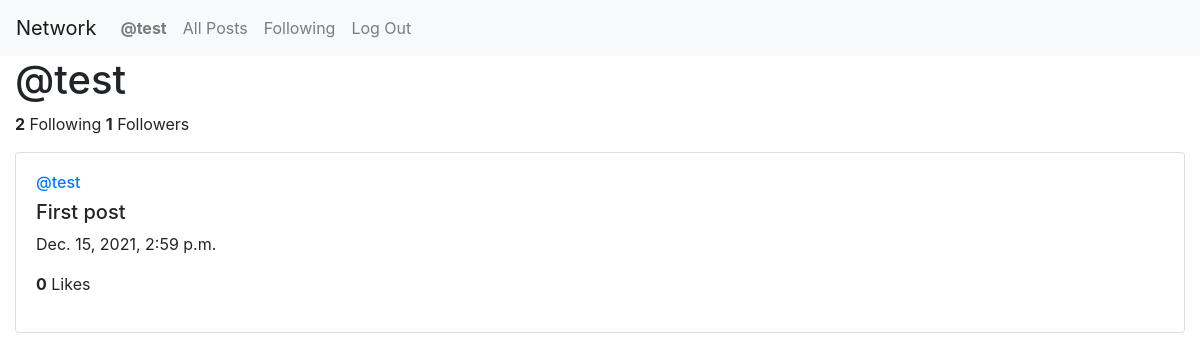
/test (signed in), run on an earlier commit of the app's database.
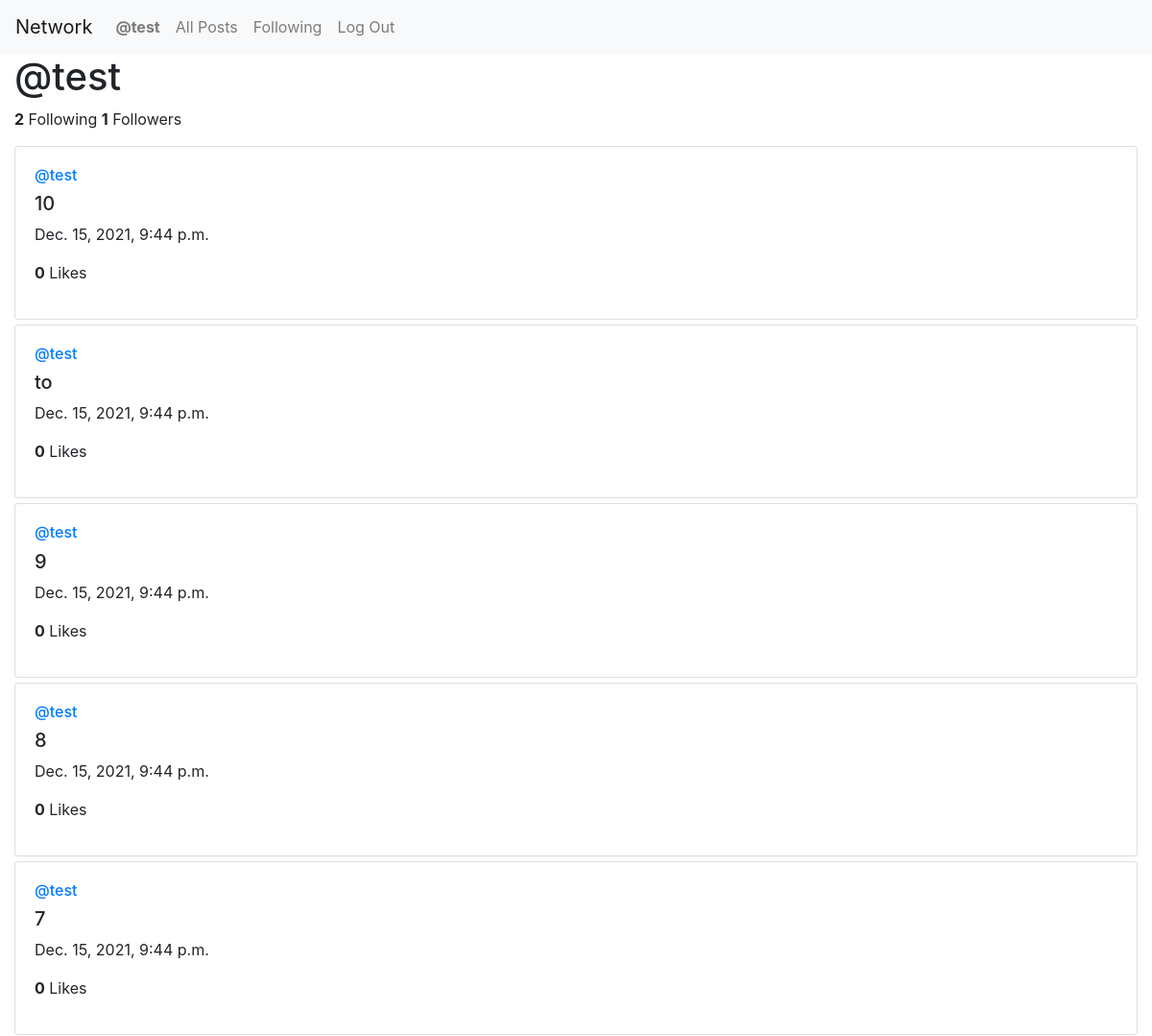
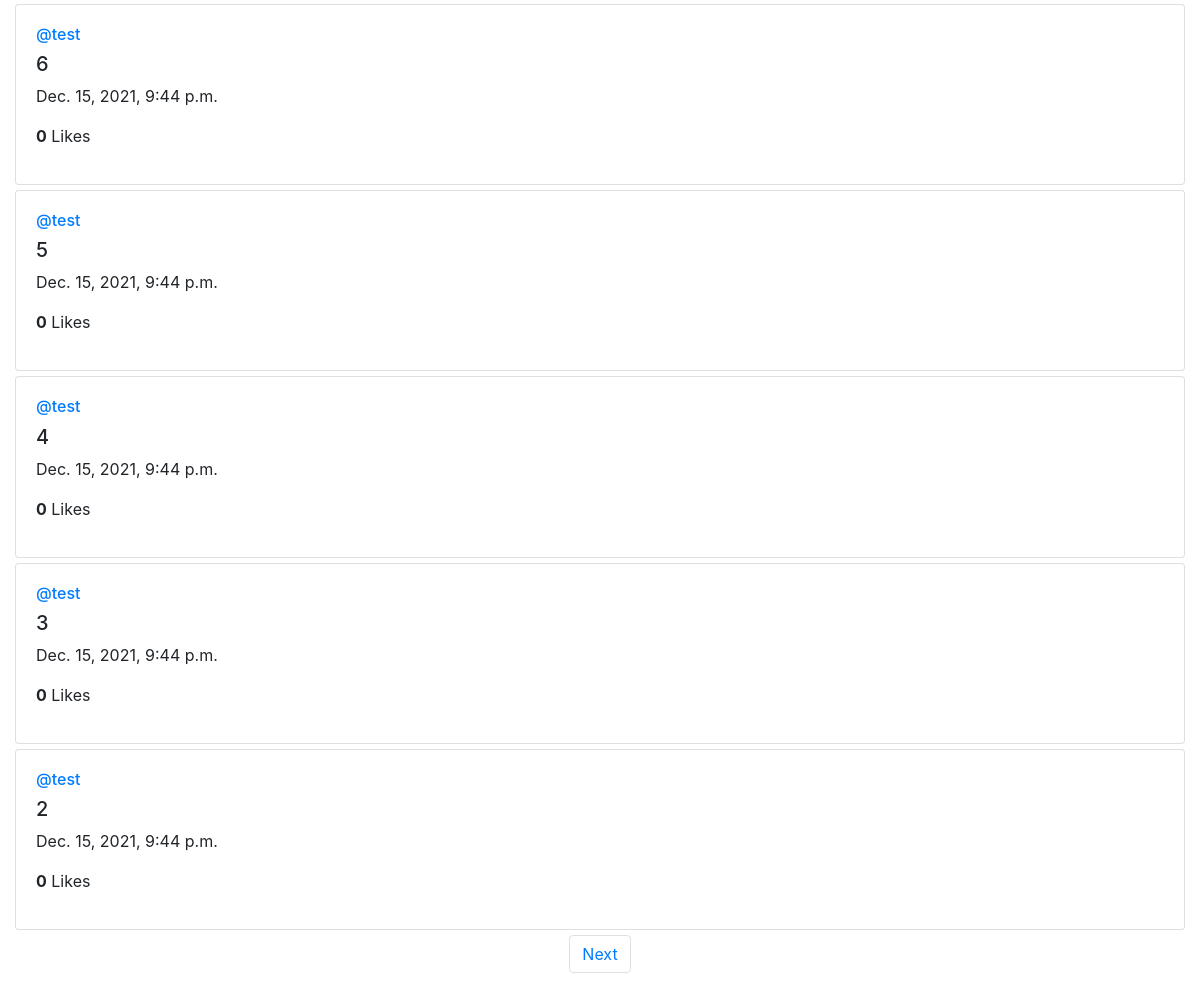
And on a later commit of the database (2 pictures, top to bottom).
### network/models.py (models this page shows)
class Post(models.Model):
    id = models.UUIDField(primary_key=True, default=uuid.uuid4, editable=False) # each post uniquely identified using UUID v4
    user = models.ForeignKey("User", on_delete=models.CASCADE, related_name="posts")
    text = models.TextField()
    created_at = models.DateTimeField(auto_now_add=True) # Automatically set the field to now when the post is created
    likes = models.IntegerField(default=0)

class User(AbstractUser):
    following = models.ManyToManyField("self", blank=True, symmetrical=False, related_name="followers")

### network/views.py (the view)
# urls.py: path("<str:username>", views.profile_view , name="profile")
def profile_view(request, username):
    try:
        profile_user = User.objects.get(username=username)
        followers = profile_user.followers
        connected_username = request.user.username
        is_following = followers.filter(username=connected_username).count() > 0    # if 1 the connected user is already following
        connected_user = User.objects.get(username=connected_username)
        if request.method == "POST":
            if is_following:
                connected_user.following.remove(profile_user)
            else:
                connected_user.following.add(profile_user)
            is_following = followers.filter(username=connected_username).count() > 0    # if 1 the connected user is already following
        following_counter = profile_user.following.count()
        followers_counter = profile_user.followers.count()
        user_posts = Post.objects.filter(user=profile_user)
        user_posts = user_posts.order_by('-created_at')
        page_index = request.GET.get('page', 1) # Get the page index from the URL
        p = Paginator(user_posts, 10)
        try:
            c_page = p.page(page_index)
        except PageNotAnInteger:    # Get to the first page
            c_page = p.page(1)
        except EmptyPage:   # Get to the last existing page
            c_page = p.page(p.num_pages)
        return render(request, "network/profile.html", {
            "username": username,
            "following_counter": following_counter,
            "followers_counter": followers_counter,
            "c_page": c_page,
            "is_following": is_following
        })
    except:
        return error(request, "ERROR 404", "The requested page not found !")

### network/templates/network/profile.html (shortened to what this page needs)
{% extends "network/layout.html" %}
{% block body %}
    <h1>@{{username}}</h1>
    <p><strong>{{following_counter}}</strong> Following <strong>{{followers_counter}}</strong> Followers</p>
    {% for post in c_page.object_list %}
    <div class="card" style="margin: 5px 0;">
        <div class="card-body">
            <a href="{% url 'profile' username=post.user.username %}"><h6>@{{ post.user }}</h6></a>
            <h5>{{ post.text }}</h5>
            <p>{{ post.created_at }}</p>
            <p><b>{{ post.likes }}</b> Likes</p>
        </div>
    </div>
    {% endfor %}
    {% if c_page.has_other_pages %}
    <nav aria-label="Page navigation">
        <ul class="pagination justify-content-center">
            {% if c_page.has_next %}
                <li class="page-item"><a class="page-link" href="?page={{ c_page.next_page_number }}">Next</a></li>
            {% endif %}
        </ul>
    </nav>
    {% endif %}
{% endblock %}

What changed in the data, as far as the page shows it:
no longer on this page (row unchanged): Post: user "test", text "First post", created_at "Dec. 15, 2021, 2:59 p.m.", likes "0"
added Post: user "test", text "10", created_at "Dec. 15, 2021, 9:44 p.m.", likes "0"
added Post: user "test", text "to", created_at "Dec. 15, 2021, 9:44 p.m.", likes "0"
added Post: user "test", text "9", created_at "Dec. 15, 2021, 9:44 p.m.", likes "0"
added Post: user "test", text "8", created_at "Dec. 15, 2021, 9:44 p.m.", likes "0"
added Post: user "test", text "7", created_at "Dec. 15, 2021, 9:44 p.m.", likes "0"
added Post: user "test", text "6", created_at "Dec. 15, 2021, 9:44 p.m.", likes "0"
added Post: user "test", text "5", created_at "Dec. 15, 2021, 9:44 p.m.", likes "0"
added Post: user "test", text "4", created_at "Dec. 15, 2021, 9:44 p.m.", likes "0"
added Post: user "test", text "3", created_at "Dec. 15, 2021, 9:44 p.m.", likes "0"
added Post: user "test", text "2", created_at "Dec. 15, 2021, 9:44 p.m.", likes "0"
Also different on the page:
text now shown: "Next"
